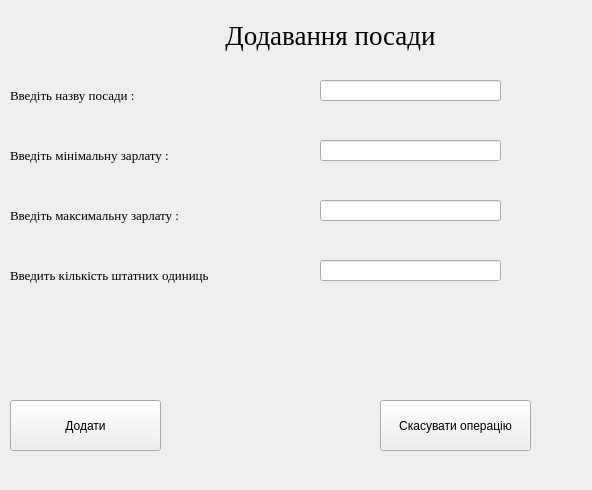
<?xml version="1.0" encoding="UTF-8"?>
<ui version="4.0">
 <class>AddPosition</class>
 <widget class="QWidget" name="AddPosition">
  <property name="geometry">
   <rect>
    <x>0</x>
    <y>0</y>
    <width>592</width>
    <height>490</height>
   </rect>
  </property>
  <property name="windowTitle">
   <string>Form</string>
  </property>
  <widget class="QLabel" name="info_label">
   <property name="geometry">
    <rect>
     <x>0</x>
     <y>10</y>
     <width>661</width>
     <height>51</height>
    </rect>
   </property>
   <property name="font">
    <font>
     <family>Times New Roman</family>
     <pointsize>20</pointsize>
    </font>
   </property>
   <property name="text">
    <string>Додавання посади</string>
   </property>
   <property name="alignment">
    <set>Qt::AlignCenter</set>
   </property>
  </widget>
  <widget class="QLabel" name="name_position_lb">
   <property name="geometry">
    <rect>
     <x>10</x>
     <y>80</y>
     <width>211</width>
     <height>31</height>
    </rect>
   </property>
   <property name="font">
    <font>
     <family>Times New Roman</family>
     <pointsize>10</pointsize>
    </font>
   </property>
   <property name="text">
    <string>Введіть назву посади :</string>
   </property>
  </widget>
  <widget class="QPushButton" name="cansel_bt">
   <property name="geometry">
    <rect>
     <x>380</x>
     <y>400</y>
     <width>151</width>
     <height>51</height>
    </rect>
   </property>
   <property name="text">
    <string>Скасувати операцію</string>
   </property>
  </widget>
  <widget class="QPushButton" name="add_position_bt">
   <property name="geometry">
    <rect>
     <x>10</x>
     <y>400</y>
     <width>151</width>
     <height>51</height>
    </rect>
   </property>
   <property name="text">
    <string>Додати</string>
   </property>
  </widget>
  <widget class="QLineEdit" name="position_name_edit">
   <property name="geometry">
    <rect>
     <x>320</x>
     <y>80</y>
     <width>181</width>
     <height>21</height>
    </rect>
   </property>
  </widget>
  <widget class="QLabel" name="salary_position_lb">
   <property name="geometry">
    <rect>
     <x>10</x>
     <y>140</y>
     <width>211</width>
     <height>31</height>
    </rect>
   </property>
   <property name="font">
    <font>
     <family>Times New Roman</family>
     <pointsize>10</pointsize>
    </font>
   </property>
   <property name="text">
    <string>Введіть мінімальну зарлату :</string>
   </property>
  </widget>
  <widget class="QLineEdit" name="position_salary_min_edit">
   <property name="geometry">
    <rect>
     <x>320</x>
     <y>140</y>
     <width>181</width>
     <height>21</height>
    </rect>
   </property>
  </widget>
  <widget class="QLabel" name="label">
   <property name="geometry">
    <rect>
     <x>10</x>
     <y>260</y>
     <width>261</width>
     <height>31</height>
    </rect>
   </property>
   <property name="font">
    <font>
     <family>Times New Roman</family>
     <pointsize>10</pointsize>
    </font>
   </property>
   <property name="text">
    <string>Введить кількість штатних одиниць</string>
   </property>
  </widget>
  <widget class="QLineEdit" name="staff_complement_edit">
   <property name="geometry">
    <rect>
     <x>320</x>
     <y>260</y>
     <width>181</width>
     <height>21</height>
    </rect>
   </property>
  </widget>
  <widget class="QLabel" name="salary_position_lb_2">
   <property name="geometry">
    <rect>
     <x>10</x>
     <y>200</y>
     <width>211</width>
     <height>31</height>
    </rect>
   </property>
   <property name="font">
    <font>
     <family>Times New Roman</family>
     <pointsize>10</pointsize>
    </font>
   </property>
   <property name="text">
    <string>Введіть максимальну зарлату :</string>
   </property>
  </widget>
  <widget class="QLineEdit" name="position_salary_max_edit">
   <property name="geometry">
    <rect>
     <x>320</x>
     <y>200</y>
     <width>181</width>
     <height>21</height>
    </rect>
   </property>
  </widget>
  <widget class="QLabel" name="error_label">
   <property name="geometry">
    <rect>
     <x>30</x>
     <y>320</y>
     <width>541</width>
     <height>51</height>
    </rect>
   </property>
   <property name="text">
    <string/>
   </property>
  </widget>
 </widget>
 <resources/>
 <connections/>
</ui>
